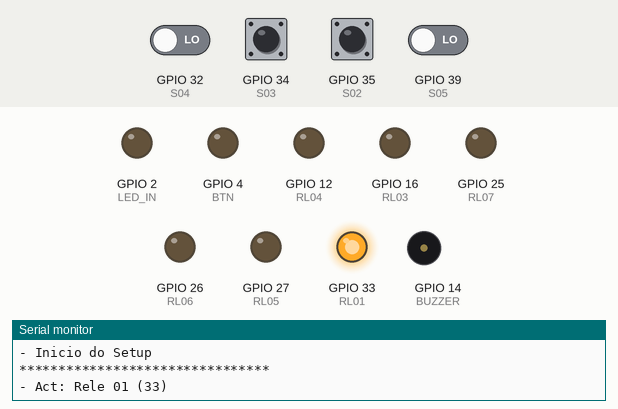
A sketch run on a simulated ESP32. On the bench: output pins drawn as LEDs (lit = HIGH), buzzer (waves = sounding, pin HIGH), the last lines printed to the serial monitor. Inputs (shaded band) come from the test bench; at power-on: GPIO 34 (S03), GPIO 35 (S02) HIGH, GPIO 32 (S04), GPIO 39 (S05) LOW.

Above: at 0.1 s.
At 2.6 s:
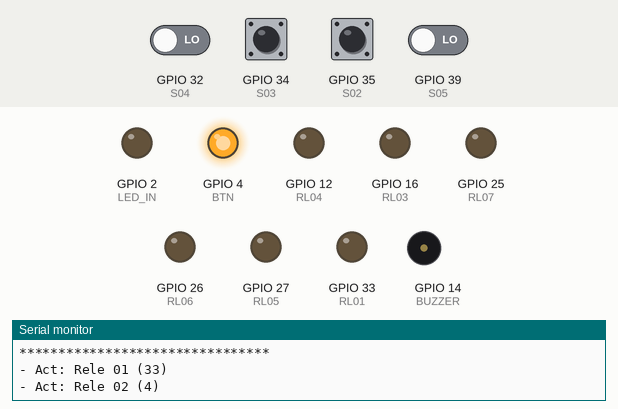
At 7.6 s:
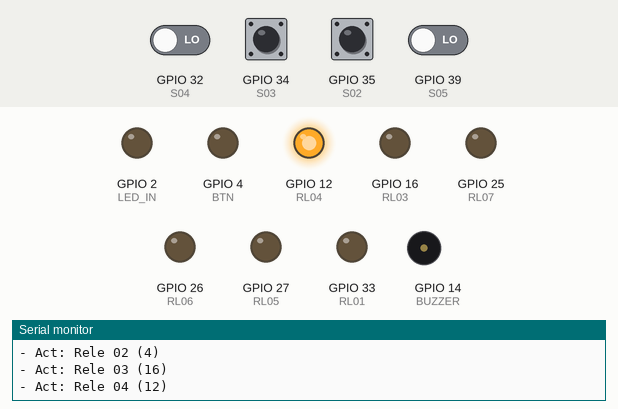
At 12.6 s:
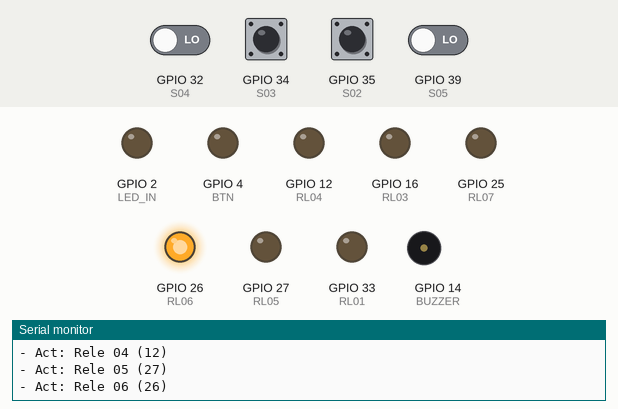
At 17.1 s:
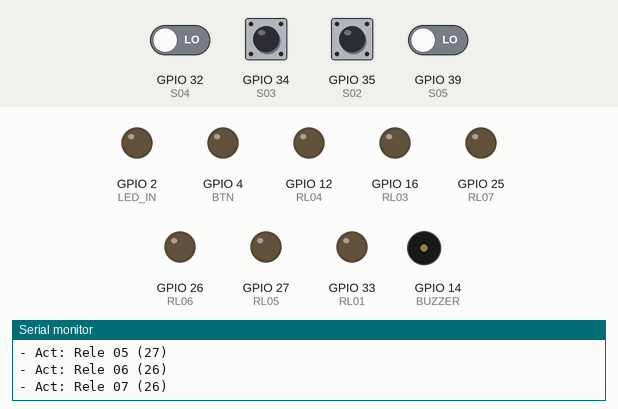
At 37.6 s:
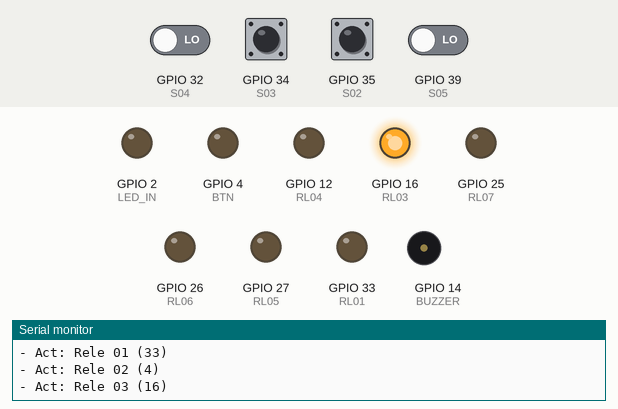
Timing chart, 0 to 40.0 s (numbered marks = the images above):
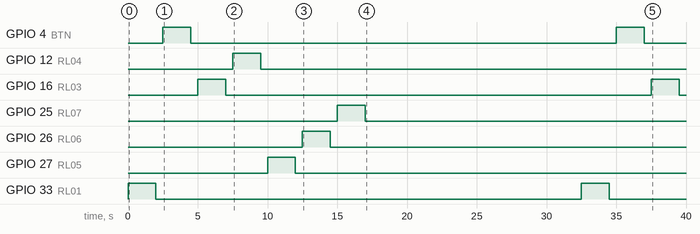

The sketch:

sketch_jul13a.ino
```cpp
// Misselania
#define BT_BOOT   0
#define BUZZER    14
#define LED_IN    2
#define BTN       4

//Sensores

#define S02       35  // Sensor portão 01 -
#define S03       34  // Sensor portão 02 -
#define S04       32  // Sensor portão 03 -
#define S05       39  // Sensor portão 04 -


#define RX10       3  // SERIAL  TTL RX
#define TX11       1  // serial TTL  TX


#define RL01      33 //     - Rele 01 - Alarme / Bollard
#define RL02      4 //     - Rele 02 - Habilita
#define RL03      16 //     - Rele 03 - Gerador de neblina
#define RL04      12 //     - Rele 04 - Portão 01
#define RL05      27 // S01 - Rele 05 (expanssão)
#define RL06      26 // S04 - Rele 06 (expanssão)
#define RL07      25 // S07 - Rele 07 (expanssão)

// SPI
#define SPI_RST   17
#define SPI_SCS   5
#define SPI_CLK   18
#define SPI_NIS0  19
#define SPI_MOSI  23

// I2C
#define I2C_SCA   21
#define I2C_SCL   22


void setup() {
  Serial.begin(115200);
  Serial.println ("********************************");
  Serial.println ("- Inicio do Setup");
  Serial.println ("********************************");

  // put your setup code here, to run once:
  pinMode(LED_IN, OUTPUT); // pino do LED do NODE MCU
  pinMode(BUZZER, OUTPUT); // pino do BUZZER
  digitalWrite(BUZZER, LOW);
  pinMode (BTN, INPUT_PULLUP);
  pinMode (BT_BOOT,INPUT_PULLUP);


 // pinMode(S01, INPUT); // Estado do Alarme

  pinMode(S02, INPUT_PULLUP); // Status Portão 01
  pinMode(S03, INPUT_PULLUP); // Status Portão 02
  //pinMode(S04, INPUT_PULLUP); // Status Portão 03
  //pinMode(S05, INPUT_PULLUP); // Status Portão 04
  pinMode(S04, INPUT); // Status Portão 03
  pinMode(S05, INPUT); // Status Portão 04


  pinMode (RL01, OUTPUT); // Alarme/Bollard
  pinMode (RL02, OUTPUT); // Desabilita
  pinMode (RL03, OUTPUT); // Gerador de Neblina
  pinMode (RL04, OUTPUT); // Portão 01
  pinMode (RL05, OUTPUT); // Portão 02
  pinMode (RL06, OUTPUT); // Portão 03
  pinMode (RL07, OUTPUT); // Portão 04


}

void loop() {
  // put your main code here, to run repeatedly:

  Serial.println ("- Act: Rele 01 (33)");
  digitalWrite (RL01,HIGH);
  vTaskDelay(pdMS_TO_TICKS(2000));
  digitalWrite (RL01,LOW);
  vTaskDelay(pdMS_TO_TICKS(500));

  Serial.println ("- Act: Rele 02 (4)");
  digitalWrite (RL02,HIGH);
  vTaskDelay(pdMS_TO_TICKS(2000));
  digitalWrite (RL02,LOW);
  vTaskDelay(pdMS_TO_TICKS(500));

  Serial.println ("- Act: Rele 03 (16)");
  digitalWrite (RL03,HIGH);
  vTaskDelay(pdMS_TO_TICKS(2000));
  digitalWrite (RL03,LOW);
  vTaskDelay(pdMS_TO_TICKS(500));

  Serial.println ("- Act: Rele 04 (12)");
  digitalWrite (RL04,HIGH);
  vTaskDelay(pdMS_TO_TICKS(2000));
  digitalWrite (RL04,LOW);
  vTaskDelay(pdMS_TO_TICKS(500));

  Serial.println ("- Act: Rele 05 (27)");
  digitalWrite (RL05,HIGH);
  vTaskDelay(pdMS_TO_TICKS(2000));
  digitalWrite (RL05,LOW);
  vTaskDelay(pdMS_TO_TICKS(500));

  Serial.println ("- Act: Rele 06 (26)");
  digitalWrite (RL06,HIGH);
  vTaskDelay(pdMS_TO_TICKS(2000));
  digitalWrite (RL06,LOW);
  vTaskDelay(pdMS_TO_TICKS(500));

  Serial.println ("- Act: Rele 07 (26)");
  digitalWrite (RL07,HIGH);
  vTaskDelay(pdMS_TO_TICKS(2000));
  digitalWrite (RL07,LOW);
  vTaskDelay(pdMS_TO_TICKS(500));

  vTaskDelay(pdMS_TO_TICKS(5000));

  //Serial.print ("Entrada Alarme: ");
  //Serial.println (digitalRead (S01));
  vTaskDelay(pdMS_TO_TICKS(2000));

  Serial.print ("Entrada Porta 01: ");
  Serial.println (digitalRead (S02));
  vTaskDelay(pdMS_TO_TICKS(2000));

  Serial.print ("Entrada Porta 02: ");
  Serial.println (digitalRead (S03));
  vTaskDelay(pdMS_TO_TICKS(2000));

  Serial.print ("Entrada Porta 03: ");
  Serial.println (digitalRead (S04));
  vTaskDelay(pdMS_TO_TICKS(2000));

  Serial.print ("Entrada Porta 04: ");
  Serial.println (digitalRead (S05));
  vTaskDelay(pdMS_TO_TICKS(2000));


}
```

Measured:
- by itself, GPIO 4 (BTN), GPIO 16 (RL03), GPIO 33 (RL01): alternates HIGH for 2.0 s and LOW for 30.5 s
- by itself, GPIO 12 (RL04): LOW → HIGH at 7.5 s, → LOW 2.0 s later
- by itself, GPIO 25 (RL07): LOW → HIGH at 15.0 s, → LOW 2.0 s later
- by itself, GPIO 26 (RL06): LOW → HIGH at 12.5 s, → LOW 2.0 s later
- by itself, GPIO 27 (RL05): LOW → HIGH at 10.0 s, → LOW 2.0 s later
